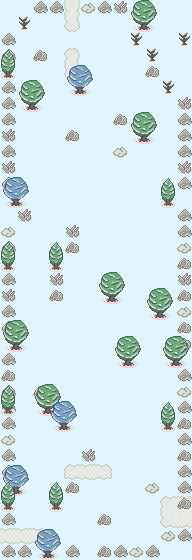

This game map was drawn from its Tiled (.tmx) file and the tilesets committed beside it. A one-line description and the trimmed map source follow:
An orthogonal 12x35 tile map with 16x16 px tiles, 2 tile layers (Tile Layer 1, Tile Layer 2), 6 tilesets and 11 objects (3x Modifier, 3x Door, 2x NPC, Solid).

<map version="1.9" tiledversion="1.9.0" orientation="orthogonal" renderorder="right-down" width="12" height="35" tilewidth="16" tileheight="16" infinite="0" backgroundcolor="#e1f5fe" nextlayerid="10" nextobjectid="57">
 <properties>
  <property name="action">(if (! (== (last-place) "22"))
    (map-name "Route 3"))</property>
  <property name="map-name" value="Route 3" />
 </properties>
 <tileset firstgid="1" source="../tilesets/outdoor-1.tsx" />
 <tileset firstgid="129" source="../tilesets/monsters.tsx" />
 <tileset firstgid="204" source="../tilesets/indoor.tsx" />
 <tileset firstgid="260" source="../tilesets/npc_common.tsx" />
 <tileset firstgid="312" source="../tilesets/basic.tsx" />
 <tileset firstgid="336" source="../tilesets/npc_main.tsx" />
 <layer id="1" name="Tile Layer 1" width="12" height="35">
  <data>[420 cells, 127 non-empty, 20 distinct tile ids]</data>
 </layer>
 <objectgroup id="9" name="npc">
  <object id="54" class="NPC" gid="292" x="64" y="64" width="16" height="16">
   <properties>
    <property name="action" value="(dialog '((&quot;/&quot; &quot;I still don't understand why I lose money when I run out of HP.&quot;)))" />
   </properties>
  </object>
  <object id="55" class="NPC" gid="351" x="160" y="560" width="16" height="16">
   <properties>
    <property name="actionOnEvent">(if (get "027-milla")
  (delete-me))</property>
    <property name="visible" type="bool" value="false" />
   </properties>
  </object>
 </objectgroup>
 <layer id="6" name="Tile Layer 2" width="12" height="35">
  <data>[420 cells, 41 non-empty, 7 distinct tile ids]</data>
 </layer>
 <objectgroup id="8" name="items">
  <object id="45" gid="71" x="80" y="544" width="16" height="16">
   <properties>
    <property name="action">(dialog
  '(("/_1" "← Sacred Tree")
  ("/_1" "Greentwig City Center →")))</property>
   </properties>
  </object>
  <object id="49" gid="325" x="64" y="32" width="16" height="16">
   <properties>
    <property name="healthPointsDelta" type="int" value="100" />
   </properties>
  </object>
  <object id="50" class="Modifier" gid="330" x="16" y="368" width="16" height="16">
   <properties>
    <property name="moneyDelta" type="int" value="10" />
   </properties>
  </object>
  <object id="51" class="Modifier" gid="330" x="128" y="208" width="16" height="16">
   <properties>
    <property name="moneyDelta" type="int" value="15" />
   </properties>
  </object>
  <object id="52" class="Modifier" gid="330" x="160" y="448" width="16" height="16">
   <properties>
    <property name="moneyDelta" type="int" value="5" />
   </properties>
  </object>
  <object id="56" class="Solid" x="176" y="512" width="16" height="16">
   <properties>
    <property name="actionOnCollision">(begin
  (delete-me)
  (set "027-milla" #t)
  (dialog '(("!")))
  (wait)
  (place 55 176 512)
  (show 55)
  (dialog
    '(("/hero_happy" "Milla!")
    ("/milla_happy" "Hi hero!\nDid you get the first signet? Well done!")
     ("/milla" "Are you going to the Greentwig City center?")
    ("/hero" "Yes, have you been there?")
    ("/milla" "I'm from there!\nBut there's nothing special, it's a very boooring city.\nIn tourist guides, the \"Museum of rocking chairs\" is listed as the most interesting attraction.\nBut apparently it has closed down.")
    ("/hero" "Oh, what a pity.")
    ("/milla" "However, a visit to the City Hall is worthwhile. It's so spacious!")
    ("/hero" "Ok, thanks I'll visit it.\nHow's your journey going?")
    ("/milla_embarassed2" "It's going well, even if sometimes traveling alone can get a bit boring…")
    ("/hero" "Ah, I'm also a bit bored actually.")
    ("/milla_embarassed2" "Really?")
    ("/hero" "Yes, but I've been trained for this too.")
    ("/milla" "Oh.")
    ("/hero" "As my father says, a true hero knows no boredom!")
    ("/milla" "It must have been hard to spend most of your life preparing for this journey.")
    ("/hero" "A little bit, but the legend is clear: every year a hero has to leave, until the King of Evil is defeated.\nI couldn't escape this commitment.")
    ("/milla" "I too wanted to be a hero.\nBut my parents didn't let me participate in the selections.")
    ("/milla_sad" "Ouf!")
    ("/hero" "It's better this way, trust me.\nIt's a hard life for heroes.\nIn fact, I don't even have time to rest for a moment that I already have to go to the next place.\n\"Sleep is for the weak, not for heroes\".\nAccording to plan, I should have already reached the Water Region.\nSo maybe it's better if i go now.")
    ("/milla" "Oh, ok.")
    ("/milla_happy" "Then see you around, hero!")
    ("/hero_happy" "Bye Milla!")))
  (wait)
  (wait 2)
  (dialog
    '(("…")
    ("/hero" "Oops… Sorry.")))
  (wait)
  (move 1)
  (set-orientation 0)
  (wait 1)
  (dialog
    '(("/milla_happy" "Thank you!")))
  (wait)
  (wait 0.6)
  (move '(3 55))
  (wait 0.6)
  (move '(3 55))
  (wait 0.6)
  (move '(1 55))
  (wait 1.2)
  (leave-npc 55))</property>
    <property name="actionOnEvent">(if (get "027-milla")
  (delete-me))</property>
   </properties>
  </object>
 </objectgroup>
 <objectgroup id="2" name="spawn points">
  <object id="36" class="Door" x="176" y="512" width="16" height="16">
   <properties>
    <property name="orientation" type="int" value="3" />
    <property name="roomId" value="30" />
   </properties>
  </object>
  <object id="38" class="Door" x="0" y="528" width="16" height="16">
   <properties>
    <property name="orientation" type="int" value="2" />
    <property name="roomId" value="29" />
   </properties>
  </object>
  <object id="44" class="Door" x="64" y="0" width="16" height="16">
   <properties>
    <property name="mainDoor" type="bool" value="true" />
    <property name="roomId" value="22" />
   </properties>
  </object>
 </objectgroup>
</map>
